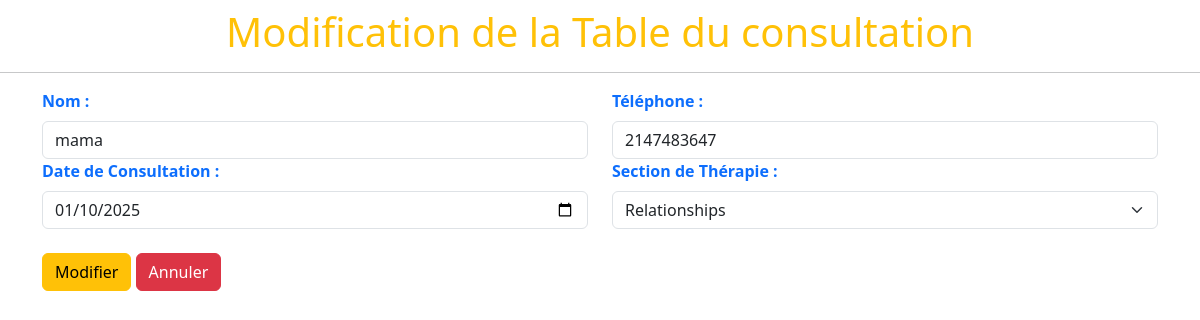
/phpconsult/modification.php?ed=12, run on an earlier commit of the app's database.
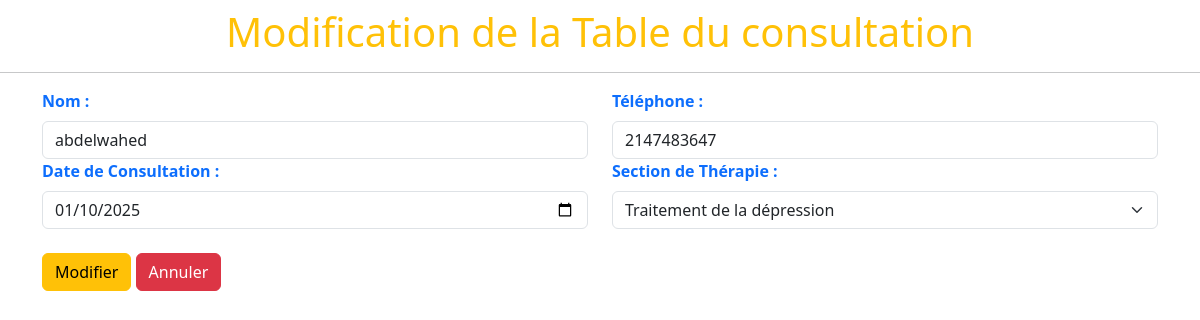
And on a later commit of the database.
### tables this page shows
CREATE TABLE `getconsultation` (
  `id` int(4) NOT NULL,
  `name` varchar(30) NOT NULL,
  `phone` int(10) NOT NULL,
  `date` date NOT NULL,
  `therapy` varchar(30) NOT NULL
);

### phpconsult/modification.php (the view, shortened to what this page needs)
<!doctype html>
<html lang="en">
  <head>
    <link href="https://cdn.jsdelivr.net/npm/bootstrap@5.3.3/dist/css/bootstrap.min.css" rel="stylesheet">
</head>
  <body>
    <h1 class="text-center m-2 text-warning">Modification de la Table du consultation</h1>
    <hr>
    <div class="container">
        <form action="edit.php" method="post">
            <div class="row">
            <?php
                include("../config.php");
                $mod = $_GET ['ed'];
                $select = "SELECT * FROM `getconsultation` WHERE id =$mod ";
                $resultat = mysqli_query($connexion,$select);
                while($row = mysqli_fetch_array($resultat)){
            ?>
                <div class="form-group col-6">
                    <label for="" class="form-label fw-bold text-primary">Nom :</label>
                    <input type="text" class="form-control" name="namedit" value="<?php echo $row['name'] ?>">
                </div>
                <div class="form-group col-6">
                    <label for="" class="form-label fw-bold text-primary">Téléphone :</label>
                    <input type="text" class="form-control" name="phonedit"  value="<?php echo $row['phone'] ?>">
                </div>
                <div class="form-group col-6">
                    <label for="" class="form-label fw-bold text-primary">Date de Consultation :</label>
                    <input type="date" class="form-control" name="datedit"  value="<?php echo $row['date'] ?>">
                </div>
                <div class="form-group col-6">
                    <label for="" class="form-label fw-bold text-primary">Section de Thérapie :</label>
                    <select class="form-select"  name="terapyedit"  >
                            <option selected><?php echo $row['therapy'] ?></option>
                    </select>
                </div>
            <?php
            }
            ?>
            </div>
            <div class="form-group my-4">
                <input type="submit" value="Modifier" class="btn btn-warning" name="modification">
                <a href="index.php" type="button" class="btn btn-danger" >Annuler</a>
            </div>
        </form>
    </div>
  </body>
</html>

What changed in the data, as far as the page shows it:
changed getconsultation: namedit "mama" → "abdelwahed"; terapyedit "Relationships" → "Traitement de la dépression"
